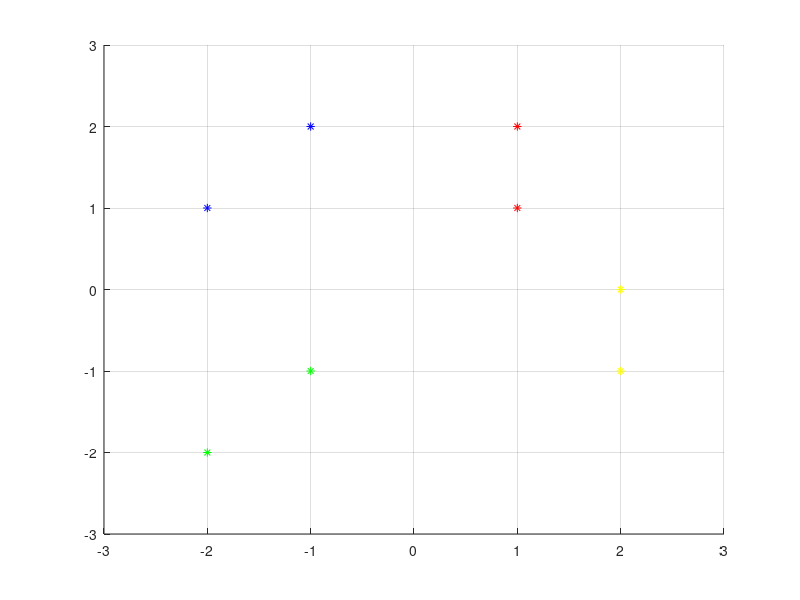

Write the MATLAB code that produced this figure.
p = [1 1 2 2 -1 -2 -1 -2; 1 2 -1 0 2 1 -1 -2];
t = [0 0 0 0 1 1 1 1; 0 0 1 1 0 0 1 1];
hold on;
grid on;

for j = 1:length(p)
    if t(1, j) == 0
        if t(2, j) == 0 
            color = "r*";
        else
            color = "y*";
        end
    else
        if t(2, j) == 0 
            color = "b*";
        else
            color = "g*";
        end
    end
    
    plot(p(1, j), p(2, j), color);
end

xlim([-3 3])
ylim([-3 3])
